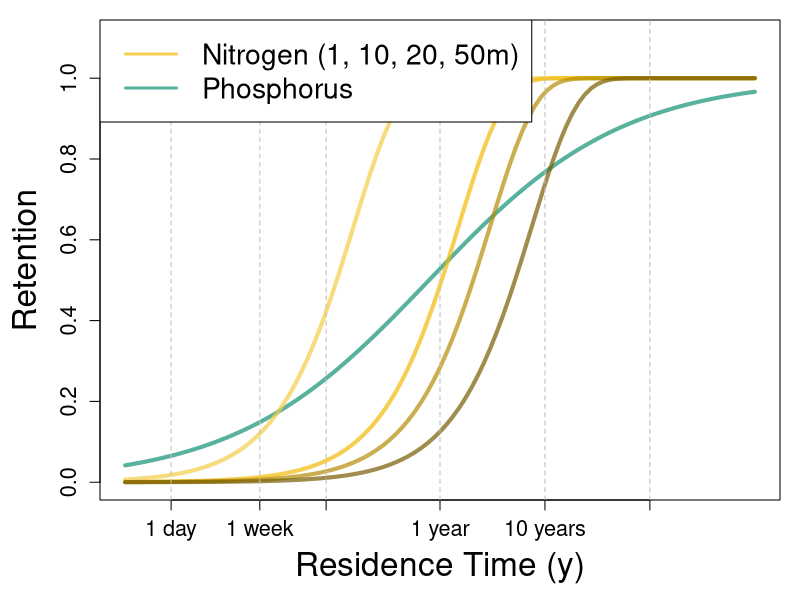
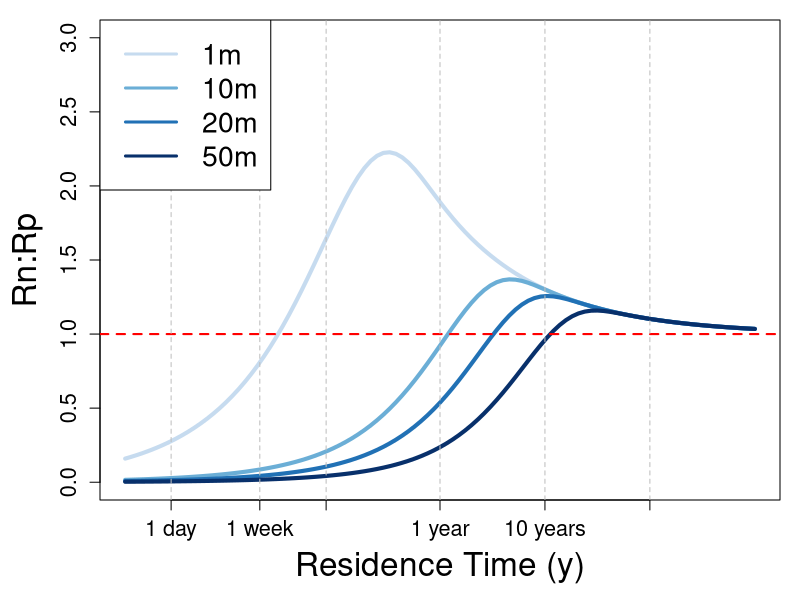

Source code (R) for these figures, in order:
# This script creates figures for differential retention project
library(RColorBrewer)
# Set colors for all plots
col.n1 <- rgb(.955, .7975, .27625,.7)
col.n2 <- rgb(.94,.73,0.035,.7)
col.n3 <- rgb(.705,.5475,.02625,.7)
col.n4 <- rgb(.47, .365, .0175, .7)
col.p = rgb(.07,.57,.45,0.7)
# gradient of blues for depth where appropriate
new.cols = c(brewer.pal(n = 9, name = "Blues"), "black")


# set model parameters
Vf = 6.68

##################################################################
# Figure 1: N and P retention according to Vollenweider & Harrison
##################################################################
png("R_restime.png", height = 600, width = 800)
# plot N and P lines together 
par(mar=c(5,5,1,1))
curve(1-(1/(1+(1.12*(x^.47)))), 0.001,1000,log = "x",
      ylab = "Retention", xlab = "Residence Time (y)", 
      col = col.p, ylim = c(0, 1.1), lwd = 4,xaxt = "n", cex.lab = 2, cex.axis = 1.3)
axis(1, labels = c("1 day", "1 week", "1 month", "1 year", "10 years", "100 years"), 
     at = c(1/365, 7/365, 30/365, 1, 10, 100), cex.axis=1.3)

curve(1-(exp((-Vf*x)/1)), .001, 1000, 
      log = "x", ylab="N Retention", xlab = "Residence Time (y)", 
      col = col.n1, add = TRUE, lwd = 4)
curve(1-(exp((-Vf*x)/10)), .001, 1000, log = "x", ylab="N Retention", xlab = "Residence Time (y)", col = col.n2, lwd = 4, add = TRUE)
curve(1-(exp((-Vf*x)/20)), .001, 1000, log = "x", ylab="N Retention", xlab = "Residence Time (y)", col = col.n3, lwd = 4, add = TRUE)
curve(1-(exp((-Vf*x)/50)), .001, 1000, log = "x", ylab="N Retention", xlab = "Residence Time (y)", col = col.n4, lwd = 4, add = TRUE)
abline(v=1/365, col="gray", lty=2)
# week
abline(v=7/365, col="gray", lty=2)
# month
abline(v=30/365, col="gray", lty=2)
# year
abline(v=1, col = "gray", lty = 2)
abline(v=10, col = "gray", lty = 2)
abline(v=100, col = "gray", lty = 2)
legend("topleft", legend = c("Nitrogen (1, 10, 20, 50m)", "Phosphorus"), 
       col = c(col.n2, col.p), lty = 1, lwd = 3, cex = 1.7)
#text(c(1.7/365,3.5/365,8/365,18/365), .65, c("1m", "10m", "20m", "50m"), cex = 1.3, col = new.cols[c(3,5,7,9)])
dev.off()
########################################################
# Figure 2: Differential retention according to V & H
#######################################################
png("RnRp_restime.png", height = 600, width = 800)
par(mar=c(5,5,1,1))
curve((1-(exp((-Vf*x)/1)))/(1-(1/(1+(1.12*(x^.47))))), 0.001,1000,log = "x",
      ylab = "Rn:Rp", xlab = "Residence Time (y)", 
      col = new.cols[3], ylim = c(0, 3), lwd = 4,xaxt = "n", cex.lab = 2, cex.axis = 1.3)
axis(1, labels = c("1 day", "1 week", "1 month", "1 year", "10 years", "100 years"), 
     at = c(1/365, 7/365, 30/365, 1, 10, 100), cex.axis=1.3)
curve((1-(exp((-Vf*x)/10)))/(1-(1/(1+(1.12*(x^.47))))), 0.001,1000,
      log = "x",add=TRUE, col = new.cols[5], lwd = 4)
curve((1-(exp((-Vf*x)/20)))/(1-(1/(1+(1.12*(x^.47))))), 0.001,1000,
      log = "x",add=TRUE, col = new.cols[7], lwd = 4)
curve((1-(exp((-Vf*x)/50)))/(1-(1/(1+(1.12*(x^.47))))), 0.001,1000,
      log = "x",add=TRUE, col = new.cols[9], lwd = 4)
abline(h=1, col = "red", lwd = 2, lty = 2)
abline(v=1/365, col="gray", lty=2)
# week
abline(v=7/365, col="gray", lty=2)
# month
abline(v=30/365, col="gray", lty=2)
# year
abline(v=1, col = "gray", lty = 2)
abline(v=10, col = "gray", lty = 2)
abline(v=100, col = "gray", lty = 2)
legend("topleft", legend = c("1m", "10m", "20m", "50m"), 
       col = new.cols[c(3,5,7,9)], lty = 1, lwd = 3, cex = 1.7)
dev.off()
# Figure 3: Differential retention with realistic depth and residence time
# plotted on figure - deciles from mass balance lakes?

# Figure 4: Mass balance lakes - depth vs residence time

# Figure 5: Mass balance lakes - histograms of N and P retention

# Figure 5.123: histograms of broken up by N retention > P retention,
# histogram of size, input concentrations, etc.

# Figure 6: N vs P retention

# Figure 7: Differential retention with deciles for depth and retention time + 
# real N and P retention

# Figure 8: Differential retention as % change in TN:TP vs rank or res time
# - predicted from models

# Figure 9: Differential retention as % change in TN:TP vs rank or res time
# - observed

# Figure 10: Same as Figure 9, but with color = rank or res time and x = start concentration

# figure 11: Same as figure 9, but broken up into 3 - each panel represents low, medium
# high res time/rank, and x = start ratio or start P concentration (to test Finlay hypothesis?)

# Figure 12: calculate Vf and sedimentation coefficient and summarize by lake type. 
# show how sed coef or Vf changes with nutrient input concentration
